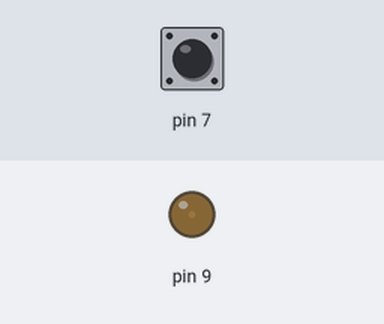
The sketch below on a simulated Arduino Uno, built with avr-gcc and run on an emulated ATmega328P. Shown: output pins drawn as LEDs (lit = HIGH). Inputs (shaded band) come from the test bench; at power-on: pin 7 HIGH.

Above: at 0.05 s.
At 0.5 s:
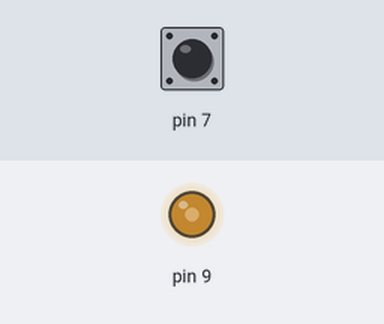
At 0.9 s:
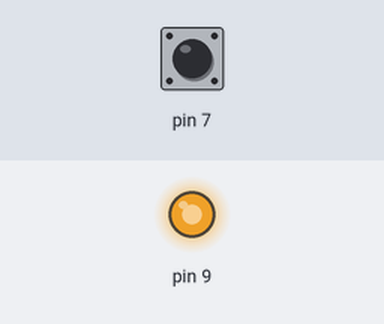
At 1.8 s:
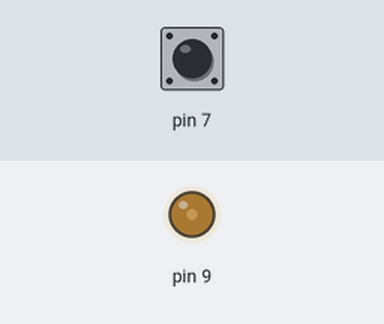
Timing chart, 0 to 5.0 s (numbered marks = the images above):
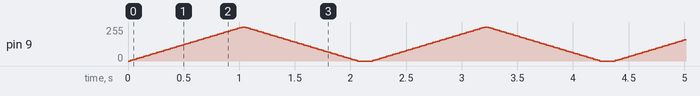

The sketch:

05_myBlink_myFade_IRSensor.ino
```cpp
void setup() {
  pinMode(9, OUTPUT);
  pinMode(7, INPUT);
}

void loop() {
  if (digitalRead(7) == LOW) {  // is Obstacle
    myBlink(300);
  }
  else {                        // no Obstacle
    myFade(20);
  }
  delay(100);
}

void myBlink(int t) {
  digitalWrite(9, HIGH);
  delay(t);
  digitalWrite(9, LOW);
  delay(t);
}

void myFade(int t) {
  for (int i = 0; i <= 255; i=i+5) {
    analogWrite(9, i);
    delay(t);
  }
  for (int i = 255; i >= 0; i=i-5) {
    analogWrite(9, i);
    delay(t);
  }
}
```
